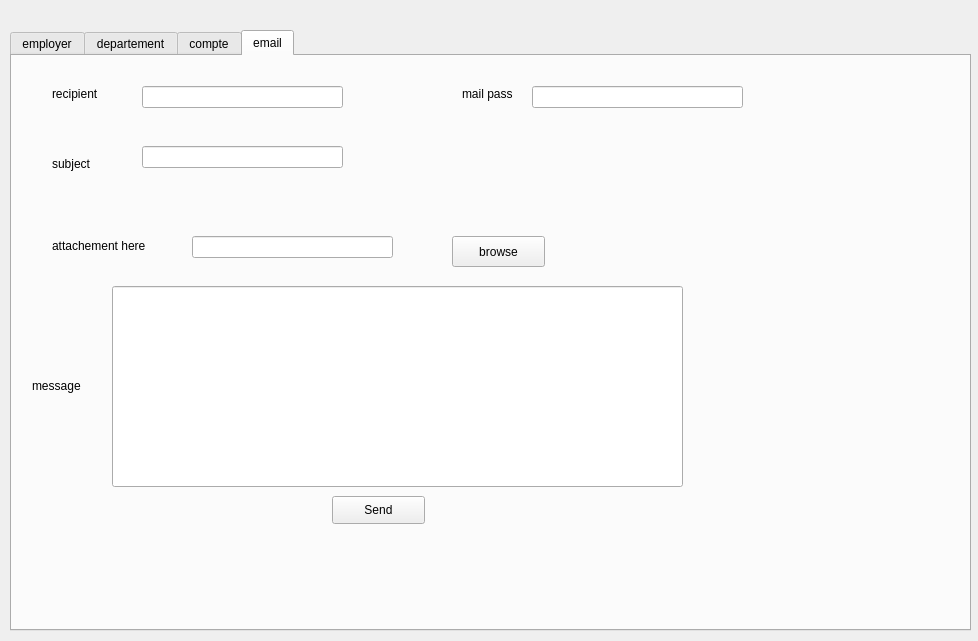
<?xml version="1.0" encoding="UTF-8"?>
<ui version="4.0">
 <class>gestion_emp</class>
 <widget class="QDialog" name="gestion_emp">
  <property name="geometry">
   <rect>
    <x>0</x>
    <y>0</y>
    <width>978</width>
    <height>641</height>
   </rect>
  </property>
  <property name="windowTitle">
   <string>Dialog</string>
  </property>
  <widget class="QTabWidget" name="tab_4">
   <property name="geometry">
    <rect>
     <x>10</x>
     <y>30</y>
     <width>961</width>
     <height>601</height>
    </rect>
   </property>
   <property name="currentIndex">
    <number>3</number>
   </property>
   <widget class="QWidget" name="tab_1">
    <attribute name="title">
     <string>employer</string>
    </attribute>
    <widget class="QTableView" name="tableView_emp">
     <property name="geometry">
      <rect>
       <x>0</x>
       <y>20</y>
       <width>841</width>
       <height>171</height>
      </rect>
     </property>
    </widget>
    <widget class="QRadioButton" name="radioButton_nom">
     <property name="geometry">
      <rect>
       <x>480</x>
       <y>250</y>
       <width>82</width>
       <height>17</height>
      </rect>
     </property>
     <property name="text">
      <string>nom</string>
     </property>
    </widget>
    <widget class="QLabel" name="label_25">
     <property name="geometry">
      <rect>
       <x>200</x>
       <y>240</y>
       <width>47</width>
       <height>13</height>
      </rect>
     </property>
     <property name="text">
      <string>age </string>
     </property>
    </widget>
    <widget class="QPushButton" name="chercher_emp">
     <property name="geometry">
      <rect>
       <x>340</x>
       <y>240</y>
       <width>75</width>
       <height>23</height>
      </rect>
     </property>
     <property name="text">
      <string>chercher</string>
     </property>
    </widget>
    <widget class="QRadioButton" name="radioButton_prenom">
     <property name="geometry">
      <rect>
       <x>480</x>
       <y>280</y>
       <width>82</width>
       <height>17</height>
      </rect>
     </property>
     <property name="text">
      <string>prenom</string>
     </property>
    </widget>
    <widget class="QRadioButton" name="radioButton_salaire">
     <property name="geometry">
      <rect>
       <x>570</x>
       <y>220</y>
       <width>82</width>
       <height>17</height>
      </rect>
     </property>
     <property name="text">
      <string>salaire</string>
     </property>
    </widget>
    <widget class="QLabel" name="label_3">
     <property name="geometry">
      <rect>
       <x>20</x>
       <y>220</y>
       <width>47</width>
       <height>13</height>
      </rect>
     </property>
     <property name="text">
      <string>cin </string>
     </property>
    </widget>
    <widget class="QLineEdit" name="lineEdit_cher_cin_emp">
     <property name="geometry">
      <rect>
       <x>60</x>
       <y>220</y>
       <width>113</width>
       <height>20</height>
      </rect>
     </property>
    </widget>
    <widget class="QPushButton" name="trier_emp">
     <property name="geometry">
      <rect>
       <x>680</x>
       <y>240</y>
       <width>75</width>
       <height>23</height>
      </rect>
     </property>
     <property name="text">
      <string>trier</string>
     </property>
    </widget>
    <widget class="QLabel" name="label_10">
     <property name="geometry">
      <rect>
       <x>20</x>
       <y>260</y>
       <width>47</width>
       <height>13</height>
      </rect>
     </property>
     <property name="text">
      <string>nom</string>
     </property>
    </widget>
    <widget class="QRadioButton" name="radioButton_age">
     <property name="geometry">
      <rect>
       <x>570</x>
       <y>250</y>
       <width>82</width>
       <height>17</height>
      </rect>
     </property>
     <property name="text">
      <string>age</string>
     </property>
    </widget>
    <widget class="QRadioButton" name="radioButton_cin">
     <property name="geometry">
      <rect>
       <x>480</x>
       <y>220</y>
       <width>82</width>
       <height>17</height>
      </rect>
     </property>
     <property name="text">
      <string>cin</string>
     </property>
     <property name="checked">
      <bool>true</bool>
     </property>
    </widget>
    <widget class="QLineEdit" name="lineEdit_cher_nom_emp">
     <property name="geometry">
      <rect>
       <x>60</x>
       <y>260</y>
       <width>113</width>
       <height>20</height>
      </rect>
     </property>
    </widget>
    <widget class="QLineEdit" name="lineEdit_cher_age_emp">
     <property name="geometry">
      <rect>
       <x>250</x>
       <y>240</y>
       <width>51</width>
       <height>20</height>
      </rect>
     </property>
    </widget>
    <widget class="QTabWidget" name="tabWidget">
     <property name="geometry">
      <rect>
       <x>30</x>
       <y>330</y>
       <width>431</width>
       <height>241</height>
      </rect>
     </property>
     <property name="currentIndex">
      <number>2</number>
     </property>
     <widget class="QWidget" name="tab">
      <attribute name="title">
       <string>ajouter</string>
      </attribute>
      <widget class="QLineEdit" name="lineEdit_emp_add_cin">
       <property name="geometry">
        <rect>
         <x>60</x>
         <y>10</y>
         <width>113</width>
         <height>20</height>
        </rect>
       </property>
      </widget>
      <widget class="QLabel" name="label_9">
       <property name="geometry">
        <rect>
         <x>190</x>
         <y>10</y>
         <width>81</width>
         <height>16</height>
        </rect>
       </property>
       <property name="text">
        <string>salaire par jour</string>
       </property>
      </widget>
      <widget class="QComboBox" name="comboBox_emp_add_username">
       <property name="geometry">
        <rect>
         <x>300</x>
         <y>60</y>
         <width>81</width>
         <height>22</height>
        </rect>
       </property>
      </widget>
      <widget class="QLineEdit" name="lineEdit_emp_add_nom">
       <property name="geometry">
        <rect>
         <x>60</x>
         <y>50</y>
         <width>113</width>
         <height>20</height>
        </rect>
       </property>
      </widget>
      <widget class="QLabel" name="label_6">
       <property name="geometry">
        <rect>
         <x>20</x>
         <y>90</y>
         <width>47</width>
         <height>13</height>
        </rect>
       </property>
       <property name="text">
        <string>prenom</string>
       </property>
      </widget>
      <widget class="QComboBox" name="comboBox_emp_add_dep">
       <property name="geometry">
        <rect>
         <x>300</x>
         <y>110</y>
         <width>81</width>
         <height>22</height>
        </rect>
       </property>
      </widget>
      <widget class="QLineEdit" name="lineEdit_emp_add_salaire_j">
       <property name="geometry">
        <rect>
         <x>280</x>
         <y>10</y>
         <width>113</width>
         <height>20</height>
        </rect>
       </property>
      </widget>
      <widget class="QPushButton" name="ajouter_emp">
       <property name="geometry">
        <rect>
         <x>160</x>
         <y>160</y>
         <width>75</width>
         <height>23</height>
        </rect>
       </property>
       <property name="text">
        <string>ajouter</string>
       </property>
      </widget>
      <widget class="QLabel" name="label_29">
       <property name="geometry">
        <rect>
         <x>210</x>
         <y>60</y>
         <width>47</width>
         <height>13</height>
        </rect>
       </property>
       <property name="text">
        <string>username</string>
       </property>
      </widget>
      <widget class="QLineEdit" name="lineEdit_emp_add_prenom">
       <property name="geometry">
        <rect>
         <x>60</x>
         <y>90</y>
         <width>113</width>
         <height>20</height>
        </rect>
       </property>
      </widget>
      <widget class="QLabel" name="label_8">
       <property name="geometry">
        <rect>
         <x>210</x>
         <y>110</y>
         <width>71</width>
         <height>16</height>
        </rect>
       </property>
       <property name="text">
        <string>departement</string>
       </property>
      </widget>
      <widget class="QLabel" name="label_7">
       <property name="geometry">
        <rect>
         <x>20</x>
         <y>130</y>
         <width>47</width>
         <height>13</height>
        </rect>
       </property>
       <property name="text">
        <string>age</string>
       </property>
      </widget>
      <widget class="QLineEdit" name="lineEdit_emp_add_age">
       <property name="geometry">
        <rect>
         <x>60</x>
         <y>130</y>
         <width>51</width>
         <height>20</height>
        </rect>
       </property>
      </widget>
      <widget class="QLabel" name="label_4">
       <property name="geometry">
        <rect>
         <x>20</x>
         <y>10</y>
         <width>47</width>
         <height>13</height>
        </rect>
       </property>
       <property name="text">
        <string>cin</string>
       </property>
      </widget>
      <widget class="QLabel" name="label_5">
       <property name="geometry">
        <rect>
         <x>20</x>
         <y>50</y>
         <width>47</width>
         <height>13</height>
        </rect>
       </property>
       <property name="text">
        <string>nom</string>
       </property>
      </widget>
      <widget class="QRadioButton" name="radioButton_im_emp">
       <property name="geometry">
        <rect>
         <x>280</x>
         <y>160</y>
         <width>82</width>
         <height>17</height>
        </rect>
       </property>
       <property name="text">
        <string>imprimer</string>
       </property>
      </widget>
     </widget>
     <widget class="QWidget" name="tab_5">
      <attribute name="title">
       <string>modifier</string>
      </attribute>
      <widget class="QLineEdit" name="lineEdit_emp_mod_nom">
       <property name="geometry">
        <rect>
         <x>70</x>
         <y>70</y>
         <width>113</width>
         <height>20</height>
        </rect>
       </property>
      </widget>
      <widget class="QLineEdit" name="lineEdit_emp_mod_nbp">
       <property name="geometry">
        <rect>
         <x>280</x>
         <y>110</y>
         <width>113</width>
         <height>20</height>
        </rect>
       </property>
      </widget>
      <widget class="QComboBox" name="comboBox_mod_emp_dep">
       <property name="geometry">
        <rect>
         <x>290</x>
         <y>160</y>
         <width>81</width>
         <height>22</height>
        </rect>
       </property>
      </widget>
      <widget class="QLabel" name="label_17">
       <property name="geometry">
        <rect>
         <x>200</x>
         <y>70</y>
         <width>81</width>
         <height>16</height>
        </rect>
       </property>
       <property name="text">
        <string>salaire par jour</string>
       </property>
      </widget>
      <widget class="QLineEdit" name="lineEdit_emp_mod_age">
       <property name="geometry">
        <rect>
         <x>70</x>
         <y>160</y>
         <width>51</width>
         <height>20</height>
        </rect>
       </property>
      </widget>
      <widget class="QLabel" name="label_18">
       <property name="geometry">
        <rect>
         <x>200</x>
         <y>110</y>
         <width>61</width>
         <height>16</height>
        </rect>
       </property>
       <property name="text">
        <string>nb presence</string>
       </property>
      </widget>
      <widget class="QLabel" name="label_15">
       <property name="geometry">
        <rect>
         <x>20</x>
         <y>110</y>
         <width>47</width>
         <height>13</height>
        </rect>
       </property>
       <property name="text">
        <string>prenom</string>
       </property>
      </widget>
      <widget class="QLineEdit" name="lineEdit_emp_mod_prenom">
       <property name="geometry">
        <rect>
         <x>70</x>
         <y>110</y>
         <width>113</width>
         <height>20</height>
        </rect>
       </property>
      </widget>
      <widget class="QLabel" name="label_12">
       <property name="geometry">
        <rect>
         <x>20</x>
         <y>20</y>
         <width>47</width>
         <height>13</height>
        </rect>
       </property>
       <property name="text">
        <string>cin</string>
       </property>
      </widget>
      <widget class="QComboBox" name="comboBox_mod_emp_cin">
       <property name="geometry">
        <rect>
         <x>90</x>
         <y>20</y>
         <width>81</width>
         <height>22</height>
        </rect>
       </property>
      </widget>
      <widget class="QLineEdit" name="lineEdit_emp_mod_sal">
       <property name="geometry">
        <rect>
         <x>280</x>
         <y>70</y>
         <width>113</width>
         <height>20</height>
        </rect>
       </property>
      </widget>
      <widget class="QLabel" name="label_16">
       <property name="geometry">
        <rect>
         <x>20</x>
         <y>160</y>
         <width>47</width>
         <height>13</height>
        </rect>
       </property>
       <property name="text">
        <string>age</string>
       </property>
      </widget>
      <widget class="QLabel" name="label_40">
       <property name="geometry">
        <rect>
         <x>210</x>
         <y>20</y>
         <width>47</width>
         <height>13</height>
        </rect>
       </property>
       <property name="text">
        <string>username</string>
       </property>
      </widget>
      <widget class="QComboBox" name="comboBox_mod_emp_username">
       <property name="geometry">
        <rect>
         <x>288</x>
         <y>20</y>
         <width>81</width>
         <height>22</height>
        </rect>
       </property>
      </widget>
      <widget class="QLabel" name="label_14">
       <property name="geometry">
        <rect>
         <x>20</x>
         <y>70</y>
         <width>47</width>
         <height>13</height>
        </rect>
       </property>
       <property name="text">
        <string>nom</string>
       </property>
      </widget>
      <widget class="QLabel" name="label_39">
       <property name="geometry">
        <rect>
         <x>200</x>
         <y>160</y>
         <width>71</width>
         <height>16</height>
        </rect>
       </property>
       <property name="text">
        <string>departement</string>
       </property>
      </widget>
      <widget class="QPushButton" name="modifier_emp">
       <property name="geometry">
        <rect>
         <x>160</x>
         <y>190</y>
         <width>75</width>
         <height>23</height>
        </rect>
       </property>
       <property name="text">
        <string>modifier</string>
       </property>
      </widget>
     </widget>
     <widget class="QWidget" name="tab_6">
      <attribute name="title">
       <string>supprimer</string>
      </attribute>
      <widget class="QPushButton" name="supp_emp">
       <property name="geometry">
        <rect>
         <x>160</x>
         <y>140</y>
         <width>75</width>
         <height>23</height>
        </rect>
       </property>
       <property name="text">
        <string>supprimer</string>
       </property>
      </widget>
      <widget class="QComboBox" name="comboBox_supp_emp">
       <property name="geometry">
        <rect>
         <x>210</x>
         <y>70</y>
         <width>101</width>
         <height>22</height>
        </rect>
       </property>
      </widget>
      <widget class="QLabel" name="label_20">
       <property name="geometry">
        <rect>
         <x>90</x>
         <y>70</y>
         <width>47</width>
         <height>13</height>
        </rect>
       </property>
       <property name="text">
        <string>cin</string>
       </property>
      </widget>
     </widget>
    </widget>
   </widget>
   <widget class="QWidget" name="tab_2">
    <attribute name="title">
     <string>departement</string>
    </attribute>
    <widget class="QTableView" name="tableView_dep">
     <property name="geometry">
      <rect>
       <x>20</x>
       <y>10</y>
       <width>231</width>
       <height>251</height>
      </rect>
     </property>
    </widget>
    <widget class="QRadioButton" name="radioButton_nom_dep">
     <property name="geometry">
      <rect>
       <x>430</x>
       <y>200</y>
       <width>82</width>
       <height>16</height>
      </rect>
     </property>
     <property name="text">
      <string>nom dep</string>
     </property>
    </widget>
    <widget class="QLineEdit" name="lineEdit_cher_nomdep">
     <property name="geometry">
      <rect>
       <x>390</x>
       <y>110</y>
       <width>113</width>
       <height>20</height>
      </rect>
     </property>
    </widget>
    <widget class="QPushButton" name="chercher_dep">
     <property name="geometry">
      <rect>
       <x>580</x>
       <y>70</y>
       <width>75</width>
       <height>23</height>
      </rect>
     </property>
     <property name="text">
      <string>chercher</string>
     </property>
    </widget>
    <widget class="QRadioButton" name="radioButton_iddep">
     <property name="geometry">
      <rect>
       <x>430</x>
       <y>150</y>
       <width>111</width>
       <height>17</height>
      </rect>
     </property>
     <property name="text">
      <string>id dep</string>
     </property>
     <property name="checked">
      <bool>true</bool>
     </property>
    </widget>
    <widget class="QLineEdit" name="lineEdit_cher_id">
     <property name="geometry">
      <rect>
       <x>390</x>
       <y>60</y>
       <width>113</width>
       <height>20</height>
      </rect>
     </property>
    </widget>
    <widget class="QLabel" name="label_13">
     <property name="geometry">
      <rect>
       <x>330</x>
       <y>60</y>
       <width>47</width>
       <height>13</height>
      </rect>
     </property>
     <property name="text">
      <string>id :</string>
     </property>
    </widget>
    <widget class="QLabel" name="label_34">
     <property name="geometry">
      <rect>
       <x>330</x>
       <y>110</y>
       <width>47</width>
       <height>13</height>
      </rect>
     </property>
     <property name="text">
      <string>nom dep</string>
     </property>
    </widget>
    <widget class="QPushButton" name="trier_dep">
     <property name="geometry">
      <rect>
       <x>580</x>
       <y>170</y>
       <width>75</width>
       <height>23</height>
      </rect>
     </property>
     <property name="text">
      <string>trier</string>
     </property>
    </widget>
    <widget class="QTabWidget" name="tabWidget_2">
     <property name="geometry">
      <rect>
       <x>90</x>
       <y>289</y>
       <width>431</width>
       <height>231</height>
      </rect>
     </property>
     <property name="currentIndex">
      <number>2</number>
     </property>
     <widget class="QWidget" name="tab_7">
      <attribute name="title">
       <string>ajouter</string>
      </attribute>
      <widget class="QLabel" name="label_22">
       <property name="geometry">
        <rect>
         <x>50</x>
         <y>60</y>
         <width>91</width>
         <height>16</height>
        </rect>
       </property>
       <property name="text">
        <string>nom departement</string>
       </property>
      </widget>
      <widget class="QPushButton" name="ajouter_dep">
       <property name="geometry">
        <rect>
         <x>180</x>
         <y>130</y>
         <width>75</width>
         <height>23</height>
        </rect>
       </property>
       <property name="text">
        <string>ajouter</string>
       </property>
      </widget>
      <widget class="QRadioButton" name="radioButton_9">
       <property name="geometry">
        <rect>
         <x>280</x>
         <y>130</y>
         <width>82</width>
         <height>17</height>
        </rect>
       </property>
       <property name="text">
        <string>imprimer</string>
       </property>
      </widget>
      <widget class="QLineEdit" name="lineEdit_aj_nomdep">
       <property name="geometry">
        <rect>
         <x>180</x>
         <y>60</y>
         <width>113</width>
         <height>20</height>
        </rect>
       </property>
      </widget>
     </widget>
     <widget class="QWidget" name="tab_8">
      <attribute name="title">
       <string>modifier</string>
      </attribute>
      <widget class="QLineEdit" name="lineEdit_mod_nomdep">
       <property name="geometry">
        <rect>
         <x>200</x>
         <y>80</y>
         <width>113</width>
         <height>20</height>
        </rect>
       </property>
      </widget>
      <widget class="QPushButton" name="mod_dep">
       <property name="geometry">
        <rect>
         <x>190</x>
         <y>150</y>
         <width>75</width>
         <height>23</height>
        </rect>
       </property>
       <property name="text">
        <string>modifier</string>
       </property>
      </widget>
      <widget class="QComboBox" name="comboBox_mod_dep">
       <property name="geometry">
        <rect>
         <x>210</x>
         <y>30</y>
         <width>69</width>
         <height>22</height>
        </rect>
       </property>
      </widget>
      <widget class="QLabel" name="label_24">
       <property name="geometry">
        <rect>
         <x>80</x>
         <y>80</y>
         <width>91</width>
         <height>16</height>
        </rect>
       </property>
       <property name="text">
        <string>nom departement</string>
       </property>
      </widget>
      <widget class="QLabel" name="label_23">
       <property name="geometry">
        <rect>
         <x>80</x>
         <y>30</y>
         <width>81</width>
         <height>16</height>
        </rect>
       </property>
       <property name="text">
        <string>id departement</string>
       </property>
      </widget>
     </widget>
     <widget class="QWidget" name="tab_9">
      <attribute name="title">
       <string>supprimer</string>
      </attribute>
      <widget class="QComboBox" name="comboBox_supp_dep">
       <property name="geometry">
        <rect>
         <x>230</x>
         <y>50</y>
         <width>69</width>
         <height>22</height>
        </rect>
       </property>
      </widget>
      <widget class="QLabel" name="label_28">
       <property name="geometry">
        <rect>
         <x>90</x>
         <y>50</y>
         <width>91</width>
         <height>16</height>
        </rect>
       </property>
       <property name="text">
        <string>id departement</string>
       </property>
      </widget>
      <widget class="QPushButton" name="supp_dep">
       <property name="geometry">
        <rect>
         <x>190</x>
         <y>110</y>
         <width>75</width>
         <height>23</height>
        </rect>
       </property>
       <property name="text">
        <string>supprimer</string>
       </property>
      </widget>
     </widget>
    </widget>
   </widget>
   <widget class="QWidget" name="tab_3">
    <attribute name="title">
     <string>compte</string>
    </attribute>
    <widget class="QTableView" name="tableView_compte">
     <property name="geometry">
      <rect>
       <x>10</x>
       <y>20</y>
       <width>421</width>
       <height>241</height>
      </rect>
     </property>
    </widget>
    <widget class="QLineEdit" name="lineEdit_cher_username">
     <property name="geometry">
      <rect>
       <x>530</x>
       <y>90</y>
       <width>113</width>
       <height>20</height>
      </rect>
     </property>
    </widget>
    <widget class="QLabel" name="label_30">
     <property name="geometry">
      <rect>
       <x>450</x>
       <y>150</y>
       <width>47</width>
       <height>13</height>
      </rect>
     </property>
     <property name="text">
      <string>email</string>
     </property>
    </widget>
    <widget class="QLabel" name="label_33">
     <property name="geometry">
      <rect>
       <x>450</x>
       <y>210</y>
       <width>61</width>
       <height>16</height>
      </rect>
     </property>
     <property name="text">
      <string>permissions</string>
     </property>
    </widget>
    <widget class="QRadioButton" name="radioButton_email">
     <property name="geometry">
      <rect>
       <x>750</x>
       <y>180</y>
       <width>82</width>
       <height>17</height>
      </rect>
     </property>
     <property name="text">
      <string>email</string>
     </property>
    </widget>
    <widget class="QLineEdit" name="lineEdit_cher_email">
     <property name="geometry">
      <rect>
       <x>530</x>
       <y>150</y>
       <width>113</width>
       <height>20</height>
      </rect>
     </property>
    </widget>
    <widget class="QLineEdit" name="lineEdit_cher_permissions">
     <property name="geometry">
      <rect>
       <x>530</x>
       <y>210</y>
       <width>113</width>
       <height>20</height>
      </rect>
     </property>
    </widget>
    <widget class="QRadioButton" name="radioButton_account">
     <property name="geometry">
      <rect>
       <x>750</x>
       <y>150</y>
       <width>82</width>
       <height>17</height>
      </rect>
     </property>
     <property name="text">
      <string>account</string>
     </property>
     <property name="checked">
      <bool>true</bool>
     </property>
    </widget>
    <widget class="QPushButton" name="tri_compte">
     <property name="geometry">
      <rect>
       <x>870</x>
       <y>180</y>
       <width>75</width>
       <height>23</height>
      </rect>
     </property>
     <property name="text">
      <string>trier</string>
     </property>
    </widget>
    <widget class="QLabel" name="label_27">
     <property name="geometry">
      <rect>
       <x>450</x>
       <y>90</y>
       <width>61</width>
       <height>16</height>
      </rect>
     </property>
     <property name="text">
      <string>account</string>
     </property>
    </widget>
    <widget class="QRadioButton" name="radioButton_permissions">
     <property name="geometry">
      <rect>
       <x>750</x>
       <y>210</y>
       <width>82</width>
       <height>17</height>
      </rect>
     </property>
     <property name="text">
      <string>permissions</string>
     </property>
    </widget>
    <widget class="QPushButton" name="chercher_compte">
     <property name="geometry">
      <rect>
       <x>750</x>
       <y>90</y>
       <width>75</width>
       <height>23</height>
      </rect>
     </property>
     <property name="text">
      <string>chercher</string>
     </property>
    </widget>
    <widget class="QTabWidget" name="tabWidget_3">
     <property name="geometry">
      <rect>
       <x>30</x>
       <y>270</y>
       <width>541</width>
       <height>301</height>
      </rect>
     </property>
     <property name="currentIndex">
      <number>2</number>
     </property>
     <widget class="QWidget" name="tab_10">
      <attribute name="title">
       <string>ajouter</string>
      </attribute>
      <widget class="QRadioButton" name="radioButton_imp_compte">
       <property name="geometry">
        <rect>
         <x>310</x>
         <y>160</y>
         <width>82</width>
         <height>17</height>
        </rect>
       </property>
       <property name="text">
        <string>imprimer</string>
       </property>
      </widget>
      <widget class="QLabel" name="label_19">
       <property name="geometry">
        <rect>
         <x>30</x>
         <y>20</y>
         <width>47</width>
         <height>13</height>
        </rect>
       </property>
       <property name="text">
        <string>email</string>
       </property>
      </widget>
      <widget class="QLabel" name="label_32">
       <property name="geometry">
        <rect>
         <x>30</x>
         <y>70</y>
         <width>47</width>
         <height>13</height>
        </rect>
       </property>
       <property name="text">
        <string>mtp</string>
       </property>
      </widget>
      <widget class="QLineEdit" name="lineEdit_aj_mtp">
       <property name="geometry">
        <rect>
         <x>110</x>
         <y>70</y>
         <width>113</width>
         <height>20</height>
        </rect>
       </property>
      </widget>
      <widget class="QLineEdit" name="lineEdit_aj_email">
       <property name="geometry">
        <rect>
         <x>110</x>
         <y>20</y>
         <width>113</width>
         <height>20</height>
        </rect>
       </property>
      </widget>
      <widget class="QLineEdit" name="lineEdit_aj_permissions">
       <property name="geometry">
        <rect>
         <x>330</x>
         <y>20</y>
         <width>113</width>
         <height>20</height>
        </rect>
       </property>
      </widget>
      <widget class="QPushButton" name="pushButton_ajout_compte">
       <property name="geometry">
        <rect>
         <x>150</x>
         <y>160</y>
         <width>75</width>
         <height>23</height>
        </rect>
       </property>
       <property name="text">
        <string>ajouter</string>
       </property>
      </widget>
      <widget class="QLabel" name="label_11">
       <property name="geometry">
        <rect>
         <x>250</x>
         <y>20</y>
         <width>71</width>
         <height>16</height>
        </rect>
       </property>
       <property name="text">
        <string>permissions:</string>
       </property>
      </widget>
     </widget>
     <widget class="QWidget" name="tab_11">
      <attribute name="title">
       <string>modifier</string>
      </attribute>
      <widget class="QComboBox" name="comboBox_mod_compte">
       <property name="geometry">
        <rect>
         <x>230</x>
         <y>10</y>
         <width>69</width>
         <height>22</height>
        </rect>
       </property>
      </widget>
      <widget class="QLabel" name="label_36">
       <property name="geometry">
        <rect>
         <x>100</x>
         <y>60</y>
         <width>47</width>
         <height>20</height>
        </rect>
       </property>
       <property name="text">
        <string>mtp</string>
       </property>
      </widget>
      <widget class="QLabel" name="label_38">
       <property name="geometry">
        <rect>
         <x>100</x>
         <y>110</y>
         <width>71</width>
         <height>16</height>
        </rect>
       </property>
       <property name="text">
        <string>permissions</string>
       </property>
      </widget>
      <widget class="QLineEdit" name="lineEdit_mod_mtp">
       <property name="geometry">
        <rect>
         <x>210</x>
         <y>60</y>
         <width>113</width>
         <height>20</height>
        </rect>
       </property>
      </widget>
      <widget class="QLabel" name="label_41">
       <property name="geometry">
        <rect>
         <x>100</x>
         <y>180</y>
         <width>47</width>
         <height>13</height>
        </rect>
       </property>
       <property name="text">
        <string>email</string>
       </property>
      </widget>
      <widget class="QLabel" name="label_35">
       <property name="geometry">
        <rect>
         <x>90</x>
         <y>10</y>
         <width>47</width>
         <height>16</height>
        </rect>
       </property>
       <property name="text">
        <string>username</string>
       </property>
      </widget>
      <widget class="QLineEdit" name="lineEdit_mod_permissions">
       <property name="geometry">
        <rect>
         <x>210</x>
         <y>110</y>
         <width>113</width>
         <height>20</height>
        </rect>
       </property>
      </widget>
      <widget class="QLineEdit" name="lineEdit_mod_email">
       <property name="geometry">
        <rect>
         <x>210</x>
         <y>170</y>
         <width>113</width>
         <height>20</height>
        </rect>
       </property>
      </widget>
      <widget class="QPushButton" name="mod_compte">
       <property name="geometry">
        <rect>
         <x>370</x>
         <y>220</y>
         <width>75</width>
         <height>23</height>
        </rect>
       </property>
       <property name="text">
        <string>modifier</string>
       </property>
      </widget>
     </widget>
     <widget class="QWidget" name="tab_12">
      <attribute name="title">
       <string>supprimer</string>
      </attribute>
      <widget class="QLabel" name="label_37">
       <property name="geometry">
        <rect>
         <x>150</x>
         <y>70</y>
         <width>47</width>
         <height>13</height>
        </rect>
       </property>
       <property name="text">
        <string>username</string>
       </property>
      </widget>
      <widget class="QComboBox" name="comboBox_supp_compte">
       <property name="geometry">
        <rect>
         <x>260</x>
         <y>70</y>
         <width>69</width>
         <height>22</height>
        </rect>
       </property>
      </widget>
      <widget class="QPushButton" name="supp_compte">
       <property name="geometry">
        <rect>
         <x>220</x>
         <y>140</y>
         <width>75</width>
         <height>31</height>
        </rect>
       </property>
       <property name="text">
        <string>supprimer</string>
       </property>
      </widget>
     </widget>
    </widget>
   </widget>
   <widget class="QWidget" name="tab_13">
    <attribute name="title">
     <string>email</string>
    </attribute>
    <widget class="QLineEdit" name="rcpt_2">
     <property name="geometry">
      <rect>
       <x>130</x>
       <y>30</y>
       <width>201</width>
       <height>22</height>
      </rect>
     </property>
    </widget>
    <widget class="QLabel" name="label_109">
     <property name="geometry">
      <rect>
       <x>20</x>
       <y>320</y>
       <width>55</width>
       <height>20</height>
      </rect>
     </property>
     <property name="text">
      <string>message</string>
     </property>
    </widget>
    <widget class="QLineEdit" name="msg_2">
     <property name="geometry">
      <rect>
       <x>100</x>
       <y>230</y>
       <width>571</width>
       <height>201</height>
      </rect>
     </property>
    </widget>
    <widget class="QLineEdit" name="mail_pass_2">
     <property name="geometry">
      <rect>
       <x>520</x>
       <y>30</y>
       <width>211</width>
       <height>22</height>
      </rect>
     </property>
     <property name="echoMode">
      <enum>QLineEdit::Password</enum>
     </property>
    </widget>
    <widget class="QLabel" name="label_107">
     <property name="geometry">
      <rect>
       <x>40</x>
       <y>180</y>
       <width>111</width>
       <height>20</height>
      </rect>
     </property>
     <property name="text">
      <string>attachement here</string>
     </property>
    </widget>
    <widget class="QPushButton" name="browse">
     <property name="geometry">
      <rect>
       <x>440</x>
       <y>180</y>
       <width>93</width>
       <height>31</height>
      </rect>
     </property>
     <property name="text">
      <string>browse</string>
     </property>
    </widget>
    <widget class="QLabel" name="label_93">
     <property name="geometry">
      <rect>
       <x>40</x>
       <y>30</y>
       <width>55</width>
       <height>16</height>
      </rect>
     </property>
     <property name="text">
      <string>recipient</string>
     </property>
    </widget>
    <widget class="QLabel" name="label_104">
     <property name="geometry">
      <rect>
       <x>40</x>
       <y>100</y>
       <width>55</width>
       <height>16</height>
      </rect>
     </property>
     <property name="text">
      <string>subject</string>
     </property>
    </widget>
    <widget class="QLineEdit" name="file_2">
     <property name="geometry">
      <rect>
       <x>180</x>
       <y>180</y>
       <width>201</width>
       <height>22</height>
      </rect>
     </property>
    </widget>
    <widget class="QLabel" name="label_108">
     <property name="geometry">
      <rect>
       <x>450</x>
       <y>30</y>
       <width>55</width>
       <height>16</height>
      </rect>
     </property>
     <property name="text">
      <string>mail pass</string>
     </property>
    </widget>
    <widget class="QLineEdit" name="subject_2">
     <property name="geometry">
      <rect>
       <x>130</x>
       <y>90</y>
       <width>201</width>
       <height>22</height>
      </rect>
     </property>
    </widget>
    <widget class="QPushButton" name="pushButton_14">
     <property name="geometry">
      <rect>
       <x>320</x>
       <y>440</y>
       <width>93</width>
       <height>28</height>
      </rect>
     </property>
     <property name="text">
      <string>Send</string>
     </property>
    </widget>
   </widget>
  </widget>
 </widget>
 <resources/>
 <connections/>
</ui>
